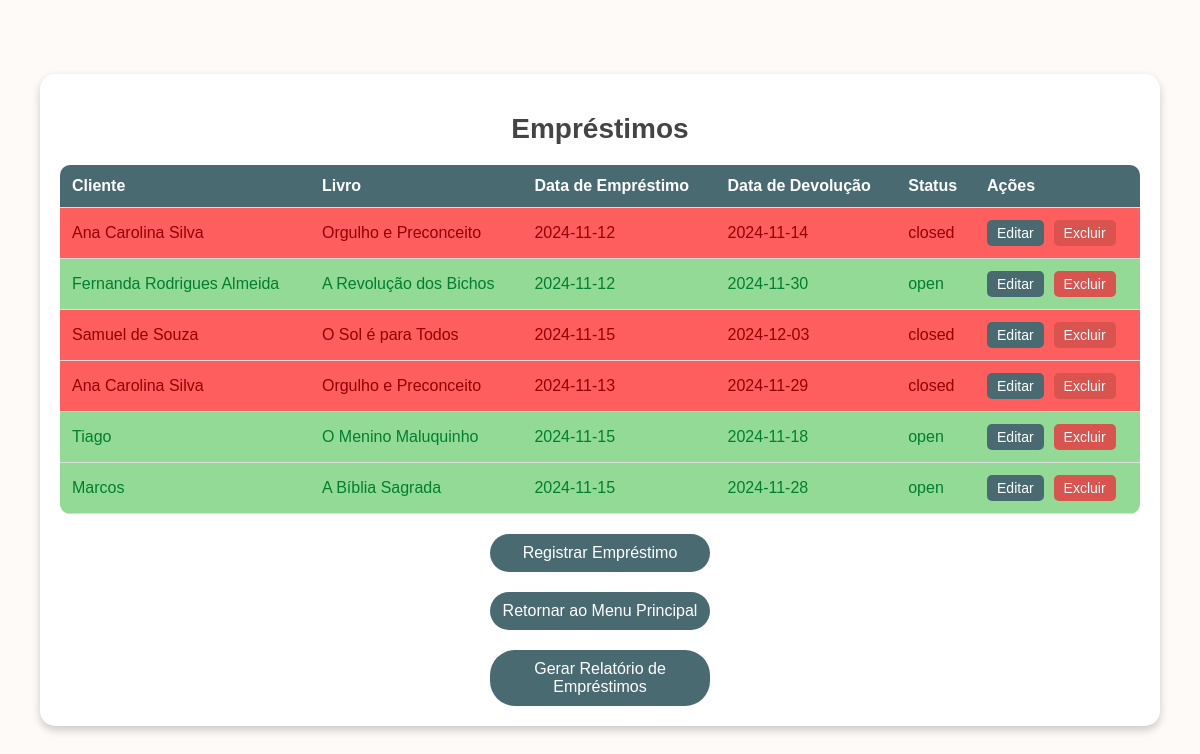
Before: /list_loans with the older database file.
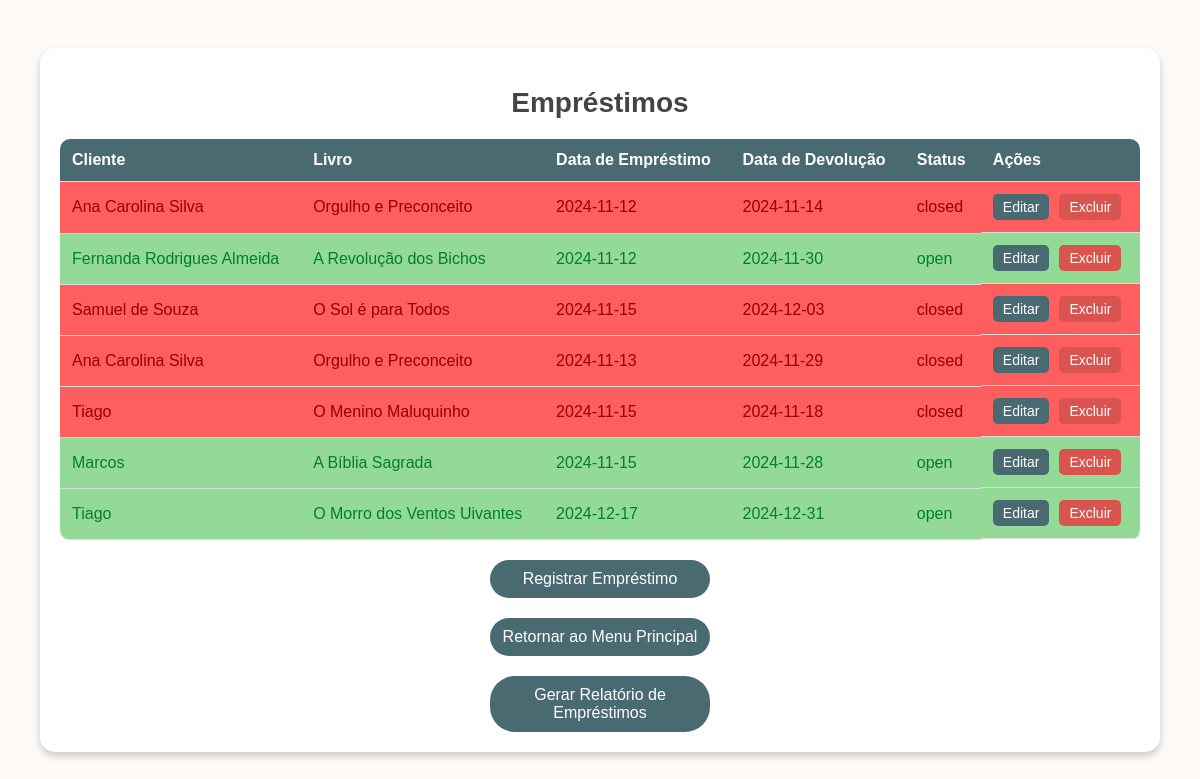
After: the same page with the newer database file.
### app.py (models this page shows)
class Loan(db.Model):
    id = db.Column(db.Integer, primary_key=True)
    client_id = db.Column(db.Integer, db.ForeignKey('client.id'), nullable=False)
    book_id = db.Column(db.Integer, db.ForeignKey('book.id'), nullable=False)
    loan_date = db.Column(db.String(10), nullable=False)
    return_date = db.Column(db.String(10), nullable=False)
    status = db.Column(db.String(10), nullable=False, default='open')
    client = db.relationship('Client', backref=db.backref('loans', lazy=True))
    book = db.relationship('Book', backref=db.backref('loans', lazy=True))

class Client(db.Model):
    id = db.Column(db.Integer, primary_key=True)
    name = db.Column(db.String(100), nullable=False)
    cpf = db.Column(db.String(14), nullable=False)
    telefone = db.Column(db.String(15), nullable=True)
    email = db.Column(db.String(100), nullable=True)

class Book(db.Model):
    id = db.Column(db.Integer, primary_key=True)
    title = db.Column(db.String(100), nullable=False)
    author = db.Column(db.String(100), nullable=False)
    publisher = db.Column(db.String(100), nullable=True)
    data_publicacao = db.Column(db.String(10), nullable=True)
    genero_literario = db.Column(db.String(50), nullable=True)

### app.py (the view)
@app.route('/list_loans')
def list_loans():
    try:
        loans = Loan.query.all()
        return render_template('list_loans.html', loans=loans)
    except Exception as e:
        return str(e)

### templates/list_loans.html (shortened to what this page needs)
<!DOCTYPE html>
<html lang="en">
<head>
</head>
<body>
    <div class="container">
        <h1>Empréstimos</h1>
        <table>
            <thead>
                <tr>
                    <th>Cliente</th>
                    <th>Livro</th>
                    <th>Data de Empréstimo</th>
                    <th>Data de Devolução</th>
                    <th>Status</th>
                    <th>Ações</th>
                </tr>
            </thead>
            <tbody>
                {% for loan in loans %}
                    <tr class="{% if loan.status == 'open' %}status-open{% else %}status-closed{% endif %}">
                        <td>{{ loan.client.name }}</td>
                        <td>{{ loan.book.title }}</td>
                        <td>{{ loan.loan_date }}</td>
                        <td>{{ loan.return_date }}</td>
                        <td>{{ loan.status }}</td>
                        <td class="action-buttons">
                            <a href="{{ url_for('edit_loan', loan_id=loan.id) }}"><button>Editar</button></a>
                            <form action="{{ url_for('delete_loan', loan_id=loan.id) }}" method="post" onsubmit="return confirm('Tem certeza que deseja excluir este empréstimo?');">
                                <button type="submit">Excluir</button>
                            </form>
                        </td>
                    </tr>
                {% endfor %}
            </tbody>
        </table>
        <a href="{{ url_for('loan') }}" class="add-button">Registrar Empréstimo</a>
        <a href="{{ url_for('home') }}" class="return-button">Retornar ao Menu Principal</a>
        <a href="{{ url_for('generate_loan_report') }}" class="report-button">Gerar Relatório de Empréstimos</a>
    </div>
</body>
</html>

### templates/list_loans.html (style rules this page uses)
body { display: flex; justify-content: center; align-items: center; min-height: 100vh; margin: 0; font-family: Arial, sans-serif; background-color: #fdfaf7; color: #333; }
.container { width: 90%; max-width: 1400px; background-color: white; padding: 20px; border-radius: 15px; box-shadow: 0 4px 8px rgba(0, 0, 0, 0.2); }
h1 { text-align: center; font-size: 28px; color: #444; margin-bottom: 20px; }
table { width: 100%; border-collapse: collapse; margin-top: 10px; border-radius: 10px; overflow: hidden; }
th, td { padding: 12px; text-align: left; border-bottom: 1px solid #ddd; }
th { background-color: #4A6A72; color: white; font-weight: bold; }
.action-buttons { display: flex; gap: 10px; }
.action-buttons a, .action-buttons form { display: inline-block; }
.action-buttons button { padding: 5px 10px; background-color: #4A6A72; color: white; border: none; border-radius: 5px; cursor: pointer; font-size: 14px; transition: background-color 0.3s; }
.action-buttons form button { background-color: #d9534f; }
.return-button, .add-button, .report-button { display: block; width: 200px; padding: 10px; margin: 20px auto 0; background-color: #4A6A72; color: white; text-align: center; text-decoration: none; border-radius: 25px; font-size: 16px; transition: background-color 0.3s; }
.status-open { background-color: #92da95; color: #017e2f; }
.status-closed { background-color: #ff5e5e; color: #930000; }

Changed rows visible on the page:
changed Loan "O Menino Maluquinho": status "open" → "closed"
added Loan: client.name "Tiago", book "O Morro dos Ventos Uivantes", loan_date "2024-12-17", return_date "2024-12-31", status "open"
